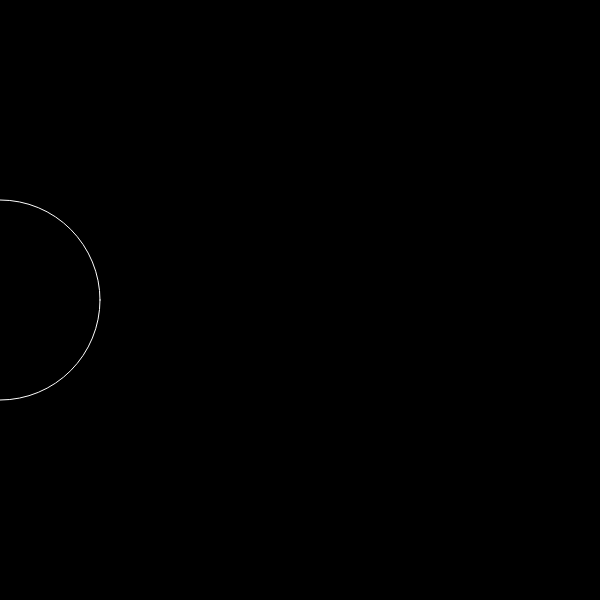
Frame 1 (no input)
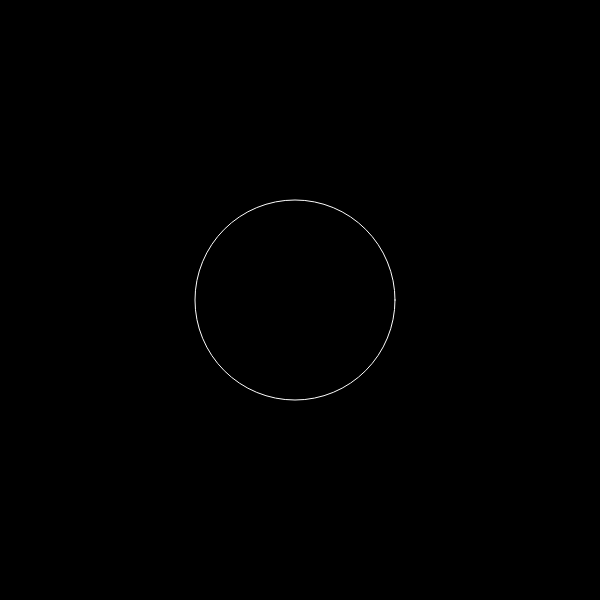
Frame 60 (no input)
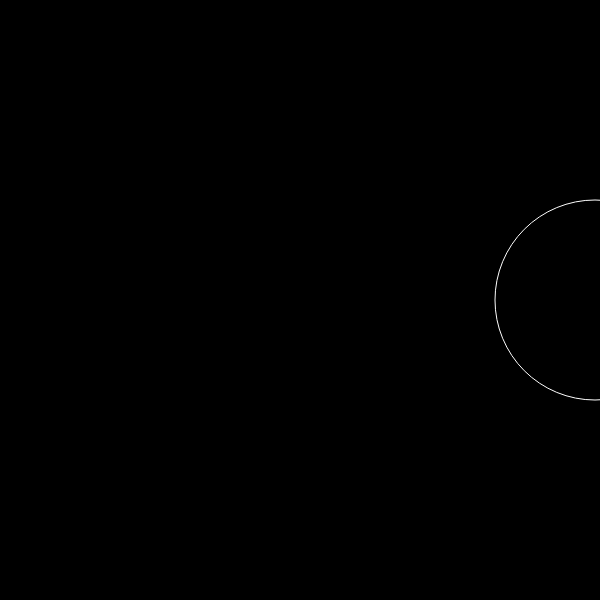
Frame 120 (the mouse pressed at the canvas centre since frame 60)

The p5.js sketch that drew these frames (run headless with seeded random() and noise() and a simulated clock; from frame 60 on, the mouse is pressed at the canvas centre):

// p5.js sketch
// ── sketch.js
//We create our own variable called circle x which holds the x coordinate of the circles center 
var circx=0;

function setup(){
//	Create a 600x600 pixel canvas and give it a black background

	createCanvas(600,600);
	background(0);
}


function draw(){
	//after every circle we reset the background
	// this prevents the afterburn and we can see the circle moving 
	//try commenting the below line and seeing what happens
	background(0);

	//Setting it to no fill as we want only the border to show
	noFill();
	stroke(255)
	//width is a predefined variable in p5 which give the width of the canvas in pixels , similarly we also have height
	circle(circx,300,200);
	if(circx<width){
		circx+=5;
	}

	//The draw loop runs infinitely , untill the server is down , so if we wanted it to stop looping we'd need to close it 
	//We can also achieve the same using the noLoop() function
	// noLoop()

}
